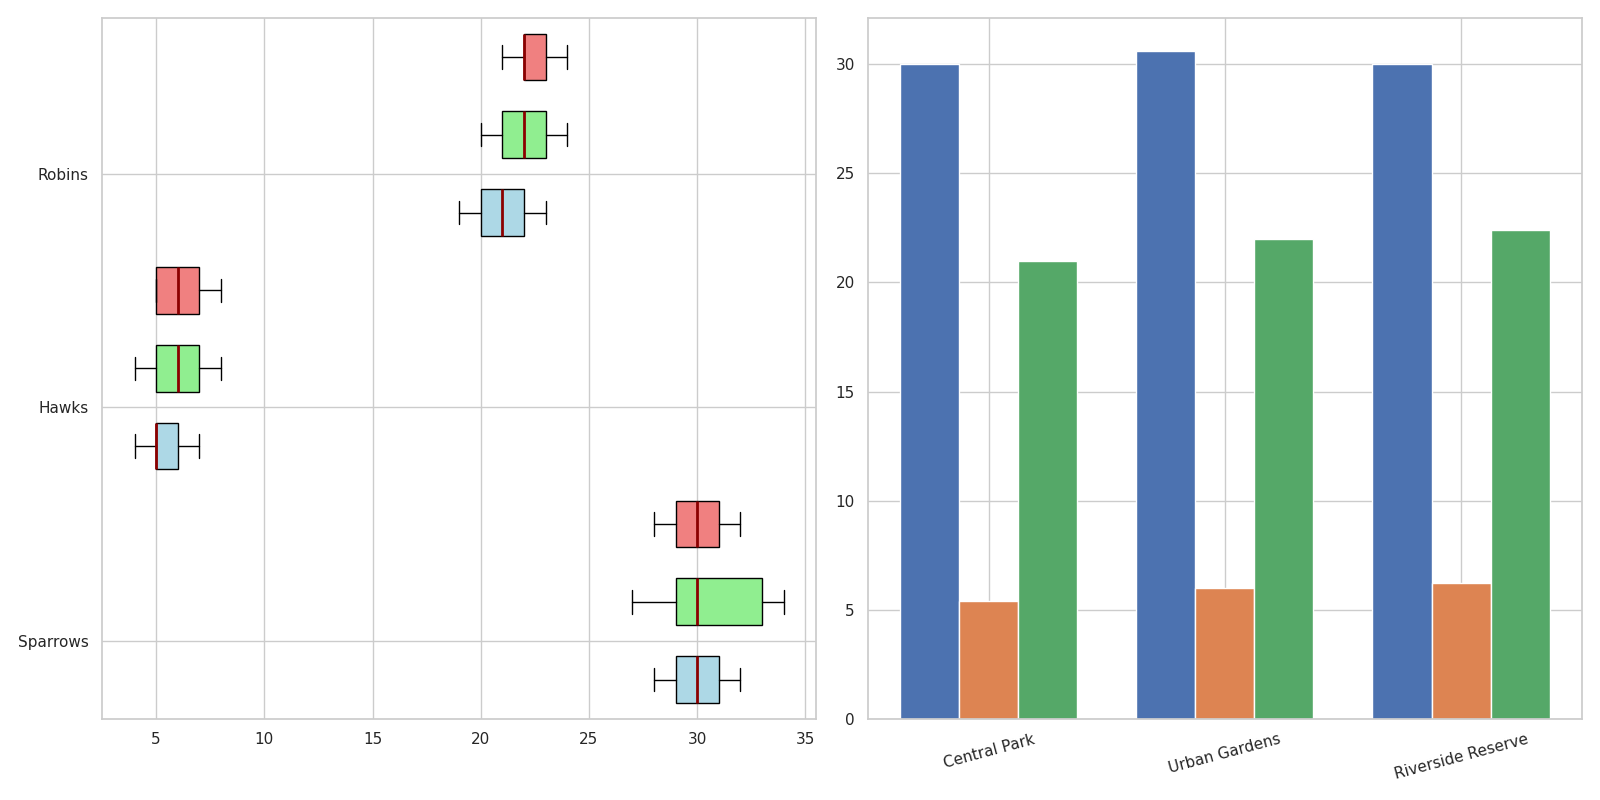

The Python source for this figure:
import matplotlib.pyplot as plt
import numpy as np

species = ['Sparrows', 'Hawks', 'Robins']
parks = ['Central Park', 'Urban Gardens', 'Riverside Reserve']

sparrows_sightings = [30, 28, 32, 31, 29, 27, 33, 34, 30, 29, 30, 31, 32, 28, 29, 34]
hawks_sightings = [5, 6, 7, 4, 5, 6, 7, 8, 5, 4, 6, 7, 8, 5, 5]
robins_sightings = [20, 21, 19, 22, 23, 21, 22, 23, 24, 20, 21, 22, 23, 24, 22, 21]

min_len_cp = min(len(sparrows_sightings[:5]), len(hawks_sightings[:5]), len(robins_sightings[:5]))
min_len_ug = min(len(sparrows_sightings[5:10]), len(hawks_sightings[5:10]), len(robins_sightings[5:10]))
min_len_rr = min(len(sparrows_sightings[10:15]), len(hawks_sightings[10:15]), len(robins_sightings[10:15]))

central_park_data = np.array([sparrows_sightings[:min_len_cp], hawks_sightings[:min_len_cp], robins_sightings[:min_len_cp]]).T
urban_gardens_data = np.array([sparrows_sightings[5:5 + min_len_ug], hawks_sightings[5:5 + min_len_ug], robins_sightings[5:5 + min_len_ug]]).T
riverside_reserve_data = np.array([sparrows_sightings[10:10 + min_len_rr], hawks_sightings[10:10 + min_len_rr], robins_sightings[10:10 + min_len_rr]]).T

avg_sightings = {
    "Sparrows": [np.mean(central_park_data[:, 0]), np.mean(urban_gardens_data[:, 0]), np.mean(riverside_reserve_data[:, 0])],
    "Hawks": [np.mean(central_park_data[:, 1]), np.mean(urban_gardens_data[:, 1]), np.mean(riverside_reserve_data[:, 1])],
    "Robins": [np.mean(central_park_data[:, 2]), np.mean(urban_gardens_data[:, 2]), np.mean(riverside_reserve_data[:, 2])]
}

fig, axes = plt.subplots(1, 2, figsize=(16, 8))

ax1 = axes[0]
bplot1 = ax1.boxplot(central_park_data, vert=False, patch_artist=True, positions=np.arange(3)*3, widths=0.6)
bplot2 = ax1.boxplot(urban_gardens_data, vert=False, patch_artist=True, positions=np.arange(3)*3 + 1, widths=0.6)
bplot3 = ax1.boxplot(riverside_reserve_data, vert=False, patch_artist=True, positions=np.arange(3)*3 + 2, widths=0.6)

colors = ['lightblue', 'lightgreen', 'lightcoral']
for bplot, color in zip([bplot1, bplot2, bplot3], colors):
    for patch in bplot['boxes']:
        patch.set_facecolor(color)
    for median in bplot['medians']:
        median.set(color='darkred', linewidth=2)

ax1.set_yticks([0.5, 3.5, 6.5])
ax1.set_yticklabels(species)

ax2 = axes[1]
index = np.arange(len(species))
bar_width = 0.25

for i, (species_name, averages) in enumerate(avg_sightings.items()):
    ax2.bar(index + i*bar_width, averages, bar_width)

ax2.set_xticks(index + bar_width)
ax2.set_xticklabels(parks, rotation=15)

plt.tight_layout()
plt.show()
